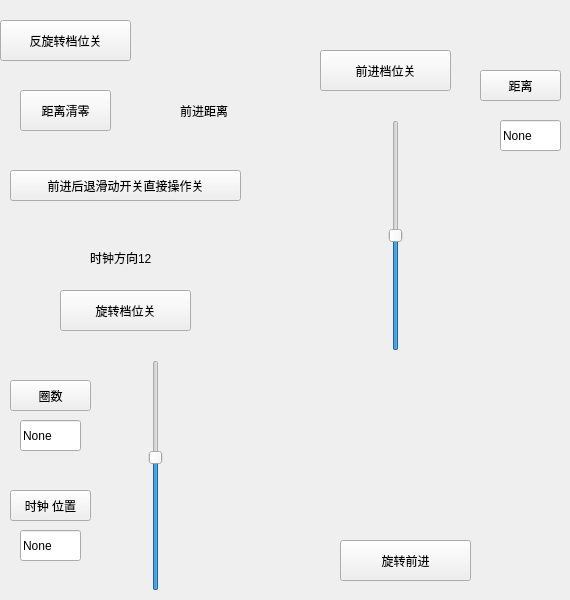
        <widget class="QWidget" name="page_19">
         <widget class="QLabel" name="label_85">
          <property name="geometry">
           <rect>
            <x>90</x>
            <y>250</y>
            <width>111</width>
            <height>16</height>
           </rect>
          </property>
          <property name="text">
           <string>时钟方向12</string>
          </property>
         </widget>
         <widget class="QSlider" name="horizontalSlider_4">
          <property name="geometry">
           <rect>
            <x>120</x>
            <y>360</y>
            <width>71</width>
            <height>231</height>
           </rect>
          </property>
          <property name="minimum">
           <number>-6</number>
          </property>
          <property name="maximum">
           <number>6</number>
          </property>
          <property name="pageStep">
           <number>1</number>
          </property>
          <property name="sliderPosition">
           <number>1</number>
          </property>
          <property name="orientation">
           <enum>Qt::Vertical</enum>
          </property>
         </widget>
         <widget class="QSlider" name="horizontalSlider_2">
          <property name="geometry">
           <rect>
            <x>360</x>
            <y>120</y>
            <width>71</width>
            <height>231</height>
           </rect>
          </property>
          <property name="minimum">
           <number>-6</number>
          </property>
          <property name="maximum">
           <number>6</number>
          </property>
          <property name="pageStep">
           <number>1</number>
          </property>
          <property name="orientation">
           <enum>Qt::Vertical</enum>
          </property>
         </widget>
         <widget class="QPushButton" name="pushButton_104">
          <property name="geometry">
           <rect>
            <x>60</x>
            <y>290</y>
            <width>131</width>
            <height>41</height>
           </rect>
          </property>
          <property name="text">
           <string>旋转档位关</string>
          </property>
         </widget>
         <widget class="QPushButton" name="pushButton_105">
          <property name="geometry">
           <rect>
            <x>320</x>
            <y>50</y>
            <width>131</width>
            <height>41</height>
           </rect>
          </property>
          <property name="text">
           <string>前进档位关</string>
          </property>
         </widget>
         <widget class="QLabel" name="label_88">
          <property name="geometry">
           <rect>
            <x>180</x>
            <y>100</y>
            <width>101</width>
            <height>21</height>
           </rect>
          </property>
          <property name="text">
           <string>前进距离</string>
          </property>
         </widget>
         <widget class="QPushButton" name="pushButton_106">
          <property name="geometry">
           <rect>
            <x>0</x>
            <y>20</y>
            <width>131</width>
            <height>41</height>
           </rect>
          </property>
          <property name="text">
           <string>反旋转档位关</string>
          </property>
         </widget>
         <widget class="QPushButton" name="pushButton_107">
          <property name="geometry">
           <rect>
            <x>340</x>
            <y>540</y>
            <width>131</width>
            <height>41</height>
           </rect>
          </property>
          <property name="text">
           <string>旋转前进</string>
          </property>
         </widget>
         <widget class="QPushButton" name="pushButton_108">
          <property name="geometry">
           <rect>
            <x>20</x>
            <y>90</y>
            <width>91</width>
            <height>41</height>
           </rect>
          </property>
          <property name="text">
           <string>距离清零</string>
          </property>
         </widget>
         <widget class="QPushButton" name="pushButton_103">
          <property name="geometry">
           <rect>
            <x>10</x>
            <y>170</y>
            <width>231</width>
            <height>31</height>
           </rect>
          </property>
          <property name="text">
           <string>前进后退滑动开关直接操作关</string>
          </property>
          <property name="checkable">
           <bool>true</bool>
          </property>
         </widget>
         <widget class="QLineEdit" name="lineEdit_95">
          <property name="geometry">
           <rect>
            <x>20</x>
            <y>420</y>
            <width>61</width>
            <height>31</height>
           </rect>
          </property>
          <property name="text">
           <string>None</string>
          </property>
         </widget>
         <widget class="QPushButton" name="pushButton_185">
          <property name="geometry">
           <rect>
            <x>10</x>
            <y>380</y>
            <width>81</width>
            <height>31</height>
           </rect>
          </property>
          <property name="text">
           <string>圈数</string>
          </property>
          <property name="checkable">
           <bool>true</bool>
          </property>
         </widget>
         <widget class="QLineEdit" name="lineEdit_96">
          <property name="geometry">
           <rect>
            <x>20</x>
            <y>530</y>
            <width>61</width>
            <height>31</height>
           </rect>
          </property>
          <property name="text">
           <string>None</string>
          </property>
         </widget>
         <widget class="QPushButton" name="pushButton_186">
          <property name="geometry">
           <rect>
            <x>10</x>
            <y>490</y>
            <width>81</width>
            <height>31</height>
           </rect>
          </property>
          <property name="text">
           <string>时钟 位置</string>
          </property>
          <property name="checkable">
           <bool>true</bool>
          </property>
         </widget>
         <widget class="QLineEdit" name="lineEdit_97">
          <property name="geometry">
           <rect>
            <x>500</x>
            <y>120</y>
            <width>61</width>
            <height>31</height>
           </rect>
          </property>
          <property name="text">
           <string>None</string>
          </property>
         </widget>
         <widget class="QPushButton" name="pushButton_187">
          <property name="geometry">
           <rect>
            <x>480</x>
            <y>70</y>
            <width>81</width>
            <height>31</height>
           </rect>
          </property>
          <property name="text">
           <string>距离</string>
          </property>
          <property name="checkable">
           <bool>true</bool>
          </property>
         </widget>
        </widget>
